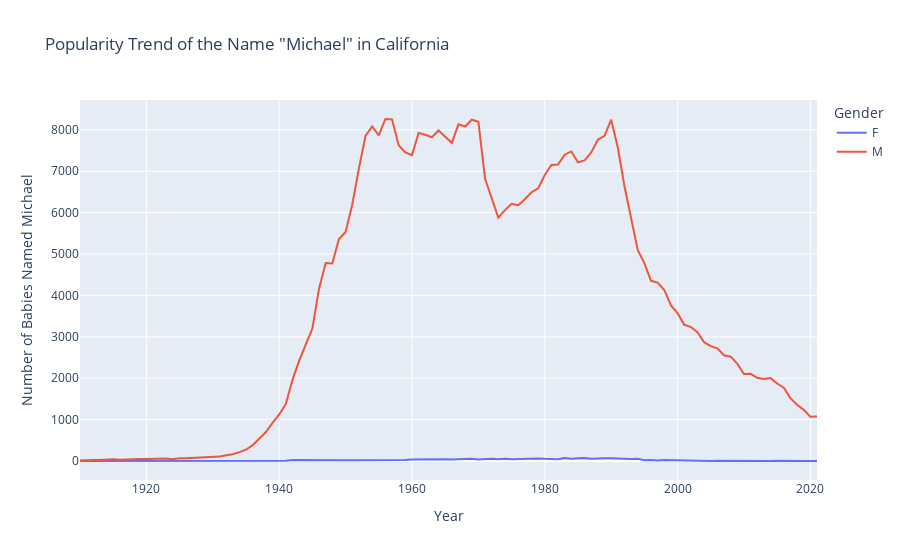
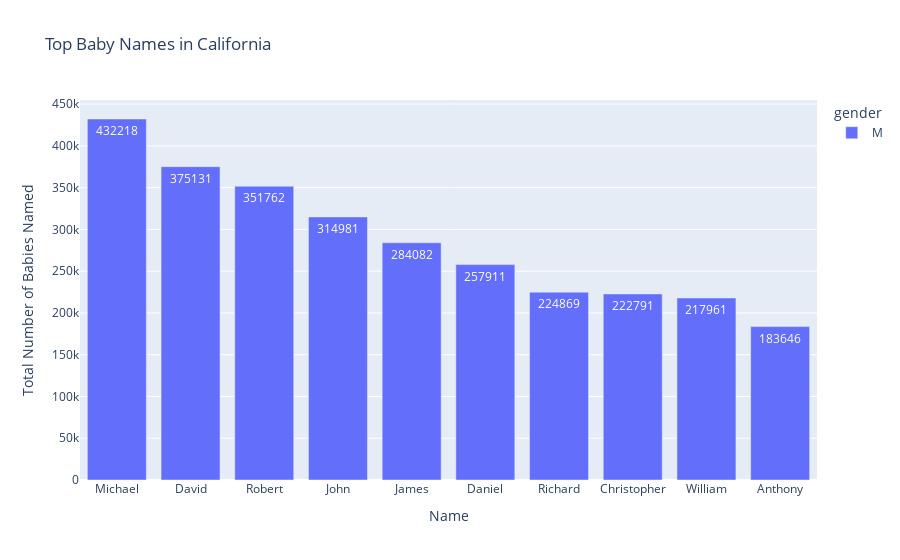
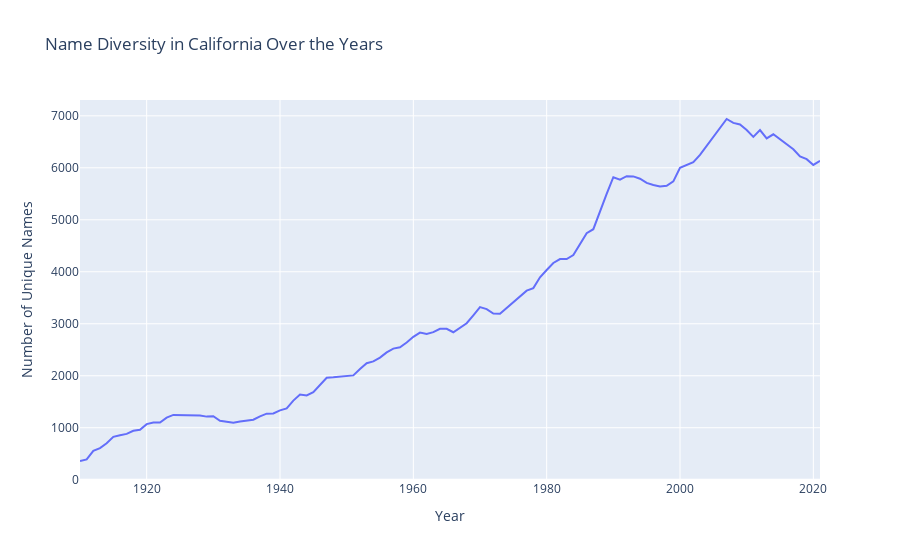

The notebook cell these images were saved under, in order:
### Code cell
# Removing the Gender Distribution in California plot
# Displaying only the remaining three plots
fig1.show()
fig3.show()
fig4.show()

### Figure 1 — Plotly figure (JSON) as saved in the notebook; plotly's stock layout.template omitted (floating-point values rounded to 4 significant figures)
{"data": [{"hovertemplate": "Gender=F<br>Year=%{x}<br>Number of Babies=%{y}<extra></extra>", "legendgroup": "F", "line": {"color": "#636efa", "dash": "solid"}, "marker": {"symbol": "circle"}, "mode": "lines", "name": "F", "orientation": "v", "showlegend": true, "type": "scatter", "x": [1910, 1911, 1912, 1913, 1914, 1915, 1916, 1917, 1918, 1919, 1920, 1921, 1922, 1923, 1924, 1925, 1926, 1927, 1928, 1929, 1930, 1931, 1932, 1933, 1934, 1935, 1936, 1937, 1938, 1939, 1940, 1941, 1942, 1943, 1944, 1945, 1946, 1947, 1948, 1949, 1950, 1951, 1952, 1953, 1954, 1955, 1956, 1957, 1958, 1959, 1960, 1961, 1962, 1963, 1964, 1965, 1966, 1967, 1968, 1969, 1970, 1971, 1972, 1973, 1974, 1975, 1976, 1977, 1978, 1979, 1980, 1981, 1982, 1983, 1984, 1985, 1986, 1987, 1988, 1989, 1990, 1991, 1992, 1993, 1994, 1995, 1996, 1997, 1998, 1999, 2000, 2001, 2002, 2003, 2004, 2005, 2006, 2007, 2008, 2009, 2010, 2011, 2012, 2013, 2014, 2015, 2016, 2017, 2018, 2019, 2020, 2021], "xaxis": "x", "y": [0, 0, 0, 0, 0, 0, 0, 0, 0, 0, 0, 0, 0, 0, 0, 0, 0, 0, 0, 0, 0, 0, 0, 0, 0, 0, 0, 0, 7, 9, 12, 8, 25, 22, 20, 22, 25, 20, 15, 20, 18, 19, 18, 23, 25, 28, 15, 21, 23, 23, 34, 38, 42, 45, 36, 44, 36, 48, 47, 55, 39, 52, 57, 45, 56, 45, 53, 63, 64, 62, 53, 55, 42, 70, 52, 64, 74, 55, 66, 65, 68, 55, 54, 46, 52, 20, 27, 13, 24, 19, 17, 12, 10, 9, 10, 0, 9, 7, 0, 0, 0, 0, 0, 0, 0, 5, 0, 0, 0, 0, 0, 0], "yaxis": "y"}, {"hovertemplate": "Gender=M<br>Year=%{x}<br>Number of Babies=%{y}<extra></extra>", "legendgroup": "M", "line": {"color": "#EF553B", "dash": "solid"}, "marker": {"symbol": "circle"}, "mode": "lines", "name": "M", "orientation": "v", "showlegend": true, "type": "scatter", "x": [1910, 1911, 1912, 1913, 1914, 1915, 1916, 1917, 1918, 1919, 1920, 1921, 1922, 1923, 1924, 1925, 1926, 1927, 1928, 1929, 1930, 1931, 1932, 1933, 1934, 1935, 1936, 1937, 1938, 1939, 1940, 1941, 1942, 1943, 1944, 1945, 1946, 1947, 1948, 1949, 1950, 1951, 1952, 1953, 1954, 1955, 1956, 1957, 1958, 1959, 1960, 1961, 1962, 1963, 1964, 1965, 1966, 1967, 1968, 1969, 1970, 1971, 1972, 1973, 1974, 1975, 1976, 1977, 1978, 1979, 1980, 1981, 1982, 1983, 1984, 1985, 1986, 1987, 1988, 1989, 1990, 1991, 1992, 1993, 1994, 1995, 1996, 1997, 1998, 1999, 2000, 2001, 2002, 2003, 2004, 2005, 2006, 2007, 2008, 2009, 2010, 2011, 2012, 2013, 2014, 2015, 2016, 2017, 2018, 2019, 2020, 2021], "xaxis": "x", "y": [13, 10, 23, 24, 35, 42, 33, 32, 35, 47, 48, 52, 58, 59, 45, 69, 67, 73, 86, 94, 109, 106, 140, 162, 215, 276, 380, 541, 701, 920, 1124, 1379, 1959, 2417, 2795, 3203, 4164, 4781, 4771, 5364, 5533, 6190, 7064, 7853, 8083, 7865, 8262, 8250, 7630, 7457, 7390, 7927, 7880, 7821, 7984, 7836, 7685, 8134, 8081, 8244, 8197, 6824, 6344, 5880, 6060, 6215, 6180, 6322, 6491, 6587, 6909, 7151, 7160, 7399, 7478, 7216, 7261, 7453, 7761, 7857, 8247, 7572, 6638, 5847, 5098, 4782, 4353, 4311, 4132, 3759, 3572, 3295, 3237, 3109, 2870, 2774, 2723, 2555, 2520, 2349, 2101, 2107, 2011, 1983, 2002, 1871, 1772, 1520, 1358, 1236, 1070, 1078], "yaxis": "y"}], "layout": {"legend": {"title": {"text": "Gender"}, "tracegroupgap": 0}, "title": {"text": "Popularity Trend of the Name \"Michael\" in California"}, "xaxis": {"anchor": "y", "domain": [0, 1], "title": {"text": "Year"}}, "yaxis": {"anchor": "x", "domain": [0, 1], "title": {"text": "Number of Babies Named Michael"}}}}

### Figure 2 — Plotly figure (JSON) as saved in the notebook; plotly's stock layout.template omitted (floating-point values rounded to 4 significant figures)
{"data": [{"alignmentgroup": "True", "hovertemplate": "gender=M<br>name=%{x}<br>number=%{text}<extra></extra>", "legendgroup": "M", "marker": {"color": "#636efa", "pattern": {"shape": ""}}, "name": "M", "offsetgroup": "M", "orientation": "v", "showlegend": true, "text": [432218, 375131, 351762, 314981, 284082, 257911, 224869, 222791, 217961, 183646], "textposition": "auto", "type": "bar", "x": ["Michael", "David", "Robert", "John", "James", "Daniel", "Richard", "Christopher", "William", "Anthony"], "xaxis": "x", "y": [432218, 375131, 351762, 314981, 284082, 257911, 224869, 222791, 217961, 183646], "yaxis": "y"}], "layout": {"barmode": "relative", "legend": {"title": {"text": "gender"}, "tracegroupgap": 0}, "title": {"text": "Top Baby Names in California"}, "xaxis": {"anchor": "y", "domain": [0, 1], "title": {"text": "Name"}}, "yaxis": {"anchor": "x", "domain": [0, 1], "title": {"text": "Total Number of Babies Named"}}}}

### Figure 3 — Plotly figure (JSON) as saved in the notebook; plotly's stock layout.template omitted (floating-point values rounded to 4 significant figures)
{"data": [{"hovertemplate": "year=%{x}<br>name=%{y}<extra></extra>", "legendgroup": "", "line": {"color": "#636efa", "dash": "solid"}, "marker": {"symbol": "circle"}, "mode": "lines", "name": "", "orientation": "v", "showlegend": false, "type": "scatter", "x": [1910, 1911, 1912, 1913, 1914, 1915, 1916, 1917, 1918, 1919, 1920, 1921, 1922, 1923, 1924, 1925, 1926, 1927, 1928, 1929, 1930, 1931, 1932, 1933, 1934, 1935, 1936, 1937, 1938, 1939, 1940, 1941, 1942, 1943, 1944, 1945, 1946, 1947, 1948, 1949, 1950, 1951, 1952, 1953, 1954, 1955, 1956, 1957, 1958, 1959, 1960, 1961, 1962, 1963, 1964, 1965, 1966, 1967, 1968, 1969, 1970, 1971, 1972, 1973, 1974, 1975, 1976, 1977, 1978, 1979, 1980, 1981, 1982, 1983, 1984, 1985, 1986, 1987, 1988, 1989, 1990, 1991, 1992, 1993, 1994, 1995, 1996, 1997, 1998, 1999, 2000, 2001, 2002, 2003, 2004, 2005, 2006, 2007, 2008, 2009, 2010, 2011, 2012, 2013, 2014, 2015, 2016, 2017, 2018, 2019, 2020, 2021], "xaxis": "x", "y": [360, 391, 554, 609, 701, 824, 857, 882, 942, 961, 1069, 1101, 1100, 1194, 1247, 1246, 1240, 1236, 1237, 1214, 1222, 1135, 1118, 1094, 1120, 1131, 1154, 1220, 1270, 1274, 1335, 1372, 1522, 1638, 1621, 1684, 1825, 1962, 1971, 1984, 1990, 2007, 2131, 2241, 2276, 2348, 2449, 2522, 2547, 2639, 2749, 2830, 2804, 2838, 2904, 2902, 2837, 2919, 3010, 3162, 3321, 3283, 3198, 3193, 3300, 3415, 3527, 3637, 3686, 3895, 4034, 4170, 4245, 4245, 4322, 4535, 4741, 4819, 5167, 5497, 5819, 5772, 5838, 5835, 5791, 5710, 5668, 5639, 5653, 5740, 6001, 6047, 6108, 6247, 6417, 6579, 6772, 6939, 6865, 6834, 6728, 6594, 6727, 6565, 6645, 6551, 6440, 6358, 6219, 6167, 6056, 6134], "yaxis": "y"}], "layout": {"legend": {"tracegroupgap": 0}, "title": {"text": "Name Diversity in California Over the Years"}, "xaxis": {"anchor": "y", "domain": [0, 1], "title": {"text": "Year"}}, "yaxis": {"anchor": "x", "domain": [0, 1], "title": {"text": "Number of Unique Names"}}}}
